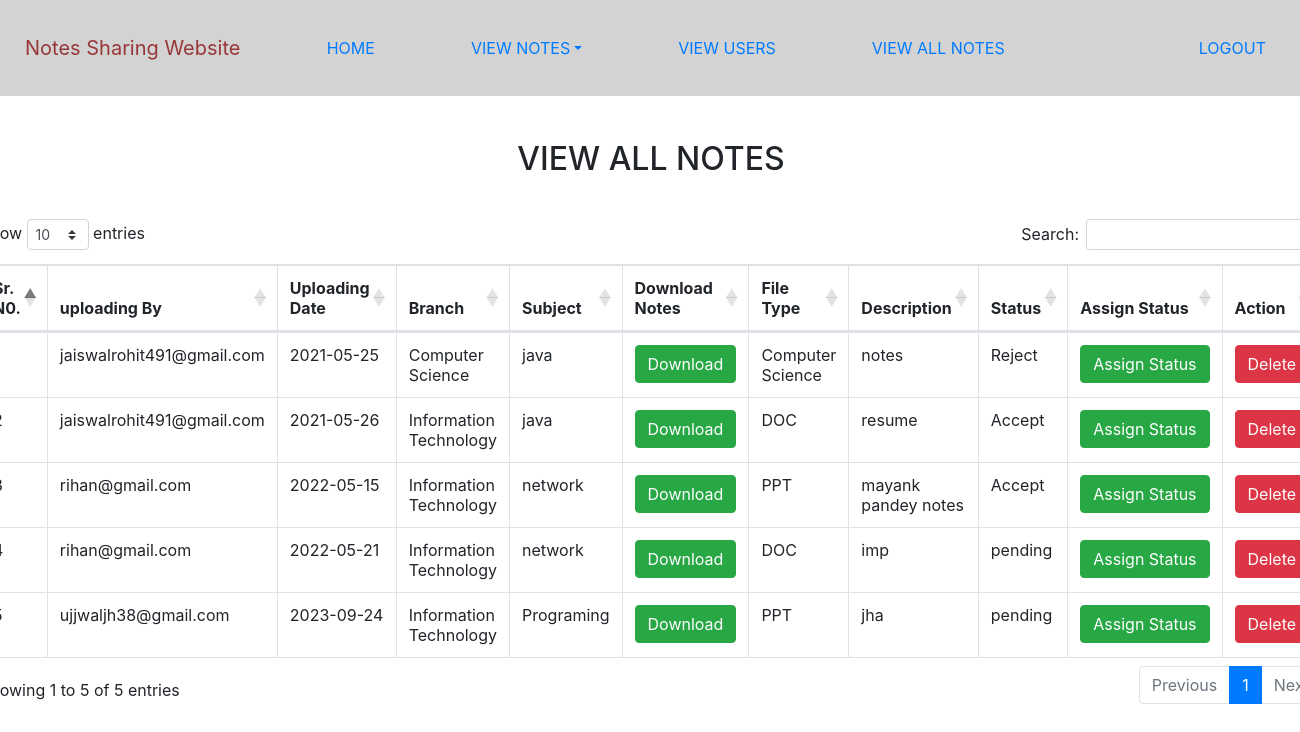
The page /all_notes (signed in) on the database as committed earlier.
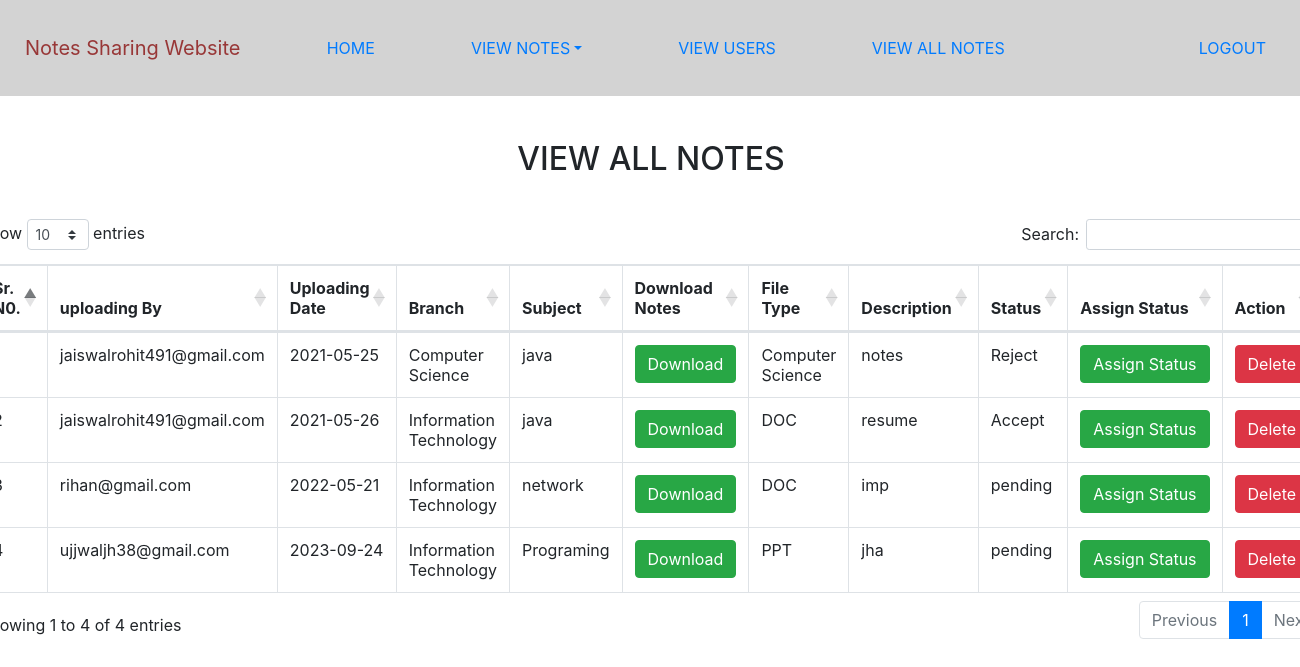
The same page on the database as committed later.
### notes/models.py (models this page shows, shortened)
class Notes(models.Model):
    user = models.ForeignKey(User, on_delete=models.CASCADE)
    uploadingdate = models.CharField(max_length=30)
    branch = models.CharField(max_length=30)
    subject = models.CharField(max_length=30,)
    notesfile = models.FileField(null=True)
    filetype = models.CharField(max_length=30,)
    description = models.CharField(max_length=200, null=True)
    status=models.CharField(max_length=15,)

### notes/views.py (the view)
# urls.py: path('all_notes',all_notes,name='all_notes'),
def all_notes(request):
    if not request.user.is_authenticated:
        return redirect('login_admin')
    notes = Notes.objects.all()
    d = {'notes':notes}
    return render(request,'all_notes.html',d)

### notes/templates/all_notes.html (shortened to what this page needs)
{% extends 'admin_nav.html' %}
{% load static %}
{% block body %}
<link rel="stylesheet" href="https://cdnjs.cloudflare.com/ajax/libs/twitter-bootstrap/4.5.2/css/bootstrap.css">
<link rel="stylesheet" href="https://cdn.datatables.net/1.10.24/css/dataTables.bootstrap4.min.css">
<div class="mts">
    <h2 class="text-center">VIEW ALL NOTES</h2>
    <table class="table table-bordered" id="example">
       <thead>
           <tr>
               <th>Sr. N0.</th>
               <th>uploading By</th>
               <th>Uploading Date</th>
               <th>Branch</th>
               <th>Subject</th>
               <th>Download Notes</th>
               <th>File Type</th>
               <th>Description</th>
               <th>Status</th>
               <th>Assign Status</th>
               <th>Action</th>
           </tr>
       </thead>
       <tbody>
           {% for i in notes %}
           <tr>
               <td>{{forloop.counter}}</td>
               <td>{{i.user.username}}</td>
               <td>{{i.uploadingdate}}</td>
               <td>{{i.branch}}</td>
               <td>{{i.subject}}</td>
               <td><a href="{{i.notesfile.url}}" class="btn btn-success" download>Download</a></td>
               <td>{{i.filetype}}</td>
               <td>{{i.description}}</td>
               <td>{{i.status}}</td>
               <td><a href="{% url 'assign_status' i.id %}" class = "btn btn-success">Assign&nbsp;Status</a></td>
               <td><a href="{% url 'delete_notes' i.id %}" class = "btn btn-danger" onclick="return confirm('Are you sure?')">Delete</a></td>
           </tr>
           {% endfor %}
        </tbody>
   </table>
</div>
{% endblock %}

Rows that differ between the two databases and show on the page:
removed Notes: user.username "rihan@gmail.com", uploadingdate "2022-05-15", branch "Information Technology", subject "network", filetype "PPT", description "mayank pandey notes", status "Accept"
Other text that changed with them:
text written by a page script: "Show entries Search: Showing 1 to 5 of 5 entries Previous 1 Next" → "Show entries Search: Showing 1 to 4 of 4 entries Previous 1 Next"
